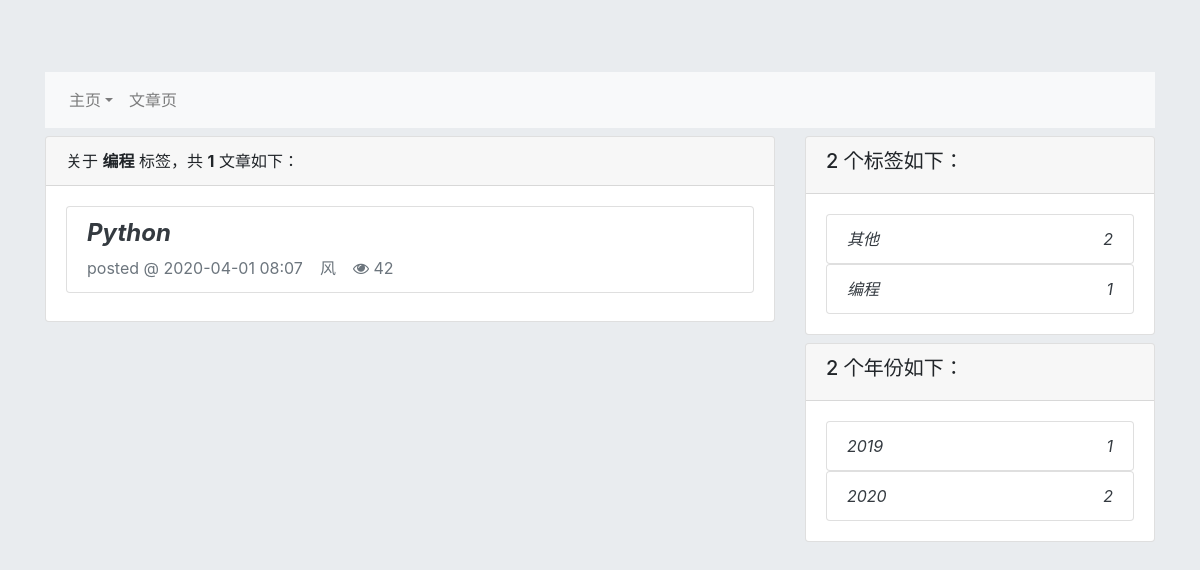
The app's page /blogs/articlesByLabel/编程 with its own data.
### blog/models.py (models this page shows, shortened)
class Article(models.Model):
    states = (
        ('draft', '草稿'),
        ('pub', '发布'),
    )
    title = models.CharField('文章标题', max_length=200)
    author = models.CharField('作者', max_length=16)
    category = models.CharField('分类', max_length=10, default='其他')
    body = MDTextField('内容')
    pub_date = models.DateTimeField('发布日期', default=timezone.now)
    views = models.IntegerField('浏览量', default=0)
    mod_date = models.DateTimeField('修改时间', default=timezone.now)
    state = models.CharField('状态', max_length=8, choices=states, default='draft')

### blog/views.py (the view)
# urls.py: path('articlesByLabel/<str:label>', views.get_articles_by_label, name='get_articles_by_label'),
def get_articles_by_label(request, label):
    article_label = Article.objects.filter(category=label, state='pub').order_by('-pub_date')
    label_to_articles, year_to_articles = get_label_and_year_to_articles()
    return render(request, 'blog/articles_by_label.html', locals())

### blog/templates/blog/articles_by_label.html (shortened to what this page needs)
{% extends 'blog/base.html' %}
{% block content %}
<div class="row">
    <div class="col-sm-12 col-md-12 col-lg-8 col-xl-8">
        <div class="card">
            <div class="card-header">
                <span>关于 <strong>{{ label }}</strong> 标签，共 <strong>{{ article_label|length }}</strong> 文章如下：</span>
            </div>
            <div class="card-body">
                {% if article_label %}
                {% for article_label in article_label %}
                <div class="list-group">
                    <div class="list-group-item">
                        <h4>
                            <a class="text-dark font-italic font-weight-bold"
                            href="{% url 'blog:article_body' article_label.id %}">{{ article_label.title }}</a>
                        </h4>
                        <span class="text-muted">
                            posted @ {{ article_label.pub_date|date:'Y-m-d H:i' }}
                            &ensp; {{ article_label.author }}
                            &ensp; <i class="fa fa-eye" aria-hidden="true"></i> {{ article_label.views }}
                        </span>
                    </div>
                </div>
                {% endfor %}
                {% endif %}
            </div>
        </div>
    </div>
    <div class="col-sm-0 col-md-0 col-lg-4 col-xl-4">
        <div class="card">
            <div class="card-header">
                <h5>{{ label_to_articles|length }} 个标签如下：</h5>
            </div>
            <div class="card-body">
                {% if label_to_articles %}
                {% for label, articles in label_to_articles.items %}
                    <a class="text-dark font-italic" href="{% url 'blog:get_articles_by_label' label %}">
                        <div class="list-group-item">
                            {{ label }}
                            <div class="float-right">
                                {{ articles|length }}
                            </div>
                        </div>
                    </a>
                {% endfor %}
                {% endif %}
            </div>
        </div>
        <div class="card">
            <div class="card-header">
                <h5>{{ year_to_articles|length }} 个年份如下：</h5>
            </div>
            <div class="card-body">
                {% if year_to_articles %}
                {% for year, articles in year_to_articles.items %}
                <a class="text-dark font-italic" href="{% url 'blog:get_articles_by_year' year %}">
                    <div class="list-group-item">
                        {{ year }}
                        <div class="float-right">
                            {{ articles|length }}
                        </div>
                    </div>
                </a>
                {% endfor %}
                {% endif %}
            </div>
        </div>
    </div>
</div>
{% endblock %}

### records on screen
Article: title "Python", pub_date "2020-04-01 08:07", author "风", views "42"

### other values on screen
{{ label }} "编程"
{{ article_label|length }} "1"
{{ label_to_articles|length }} "2"
{{ label }} "其他" "编程"
{{ articles|length }} "2" "1"
{{ year_to_articles|length }} "2"
{{ year }} "2019" "2020"
{{ articles|length }} "1" "2"
